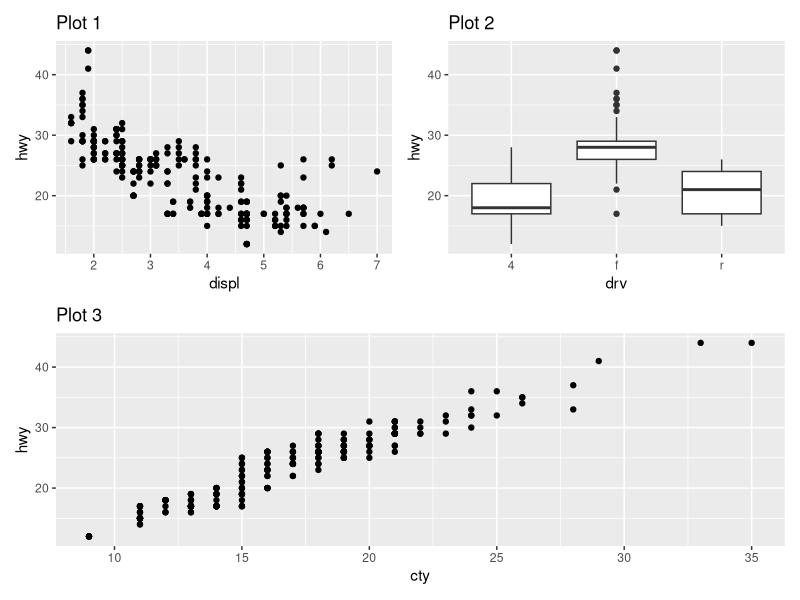
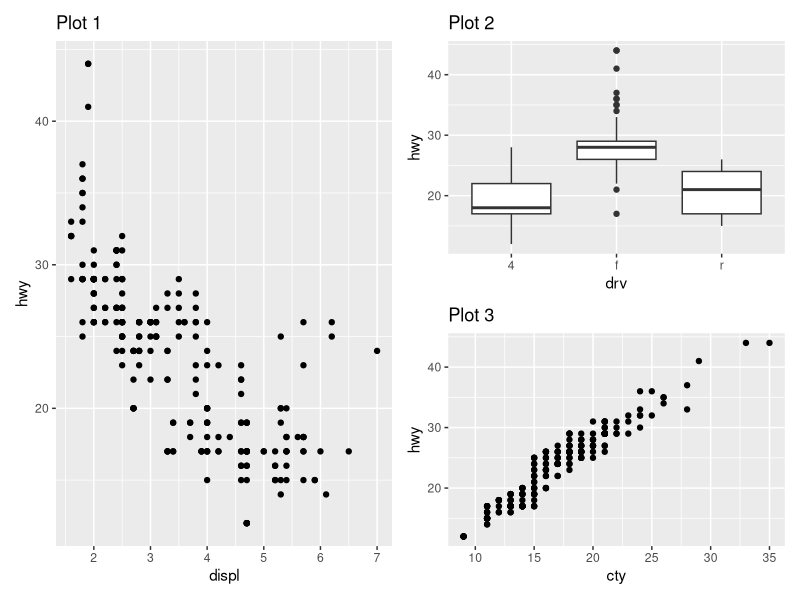
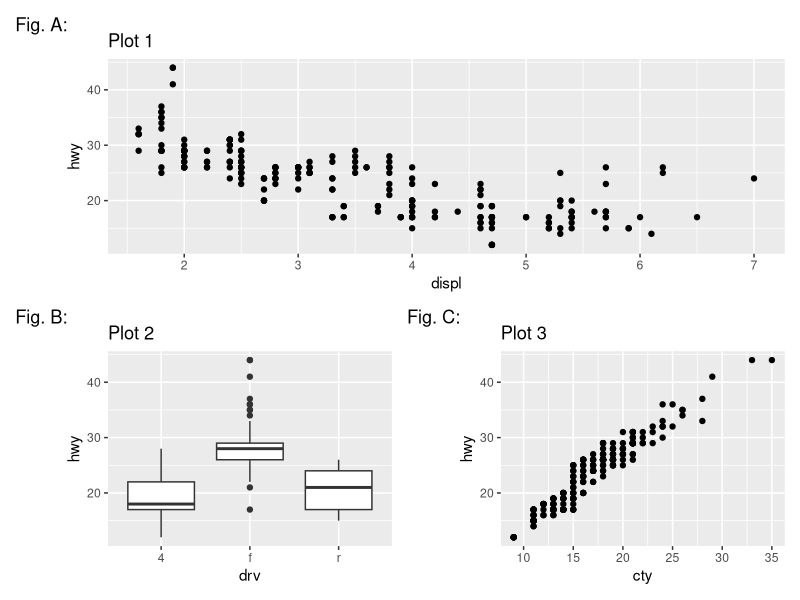

These figures' R source, in order:
## ---- chunk 1
#| output: false
# Loading Packages
library(tidyverse)
library(patchwork)
## ---- chunk 2
#| output: false
p1 <- ggplot(mpg, aes(x = displ, y = hwy)) + 
  geom_point() + 
  labs(title = "Plot 1")
p2 <- ggplot(mpg, aes(x = drv, y = hwy)) + 
  geom_boxplot() + 
  labs(title = "Plot 2")
p3 <- ggplot(mpg, aes(x = cty, y = hwy)) + 
  geom_point() + 
  labs(title = "Plot 3")

(p1 | p2) / p3
## ---- chunk 3
p1 | p2 / p3
## ---- chunk 4
p1 / (p2 | p3) +
  plot_annotation(
    tag_levels = c("A", "B", "C"),
    tag_prefix = "Fig. ",
    tag_suffix = ":"
  )
